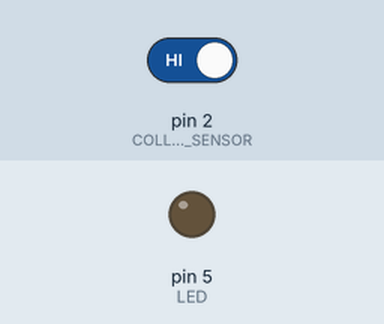
Recording of a sketch running on a simulated Arduino Uno, built with avr-gcc and run on an emulated ATmega328P. On the bench: output pins drawn as LEDs (lit = HIGH). Inputs (shaded band) come from the test bench; at power-on: pin 2 (COLLISION_SENSOR) HIGH.

Above: at 1.2 s.
1.3 s: pin 2 (COLLISION_SENSOR) driven LOW
At 2.4 s:
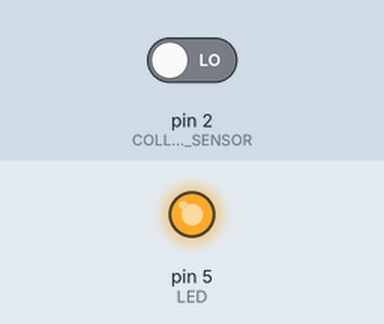
2.9 s: pin 2 (COLLISION_SENSOR) driven HIGH
At 3.9 s:
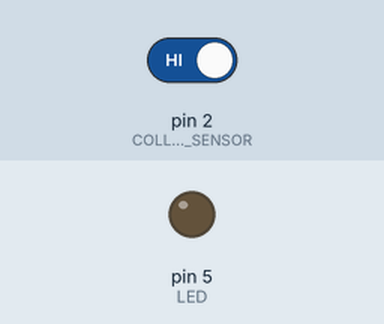
Timing chart, 0 to 5.9 s (numbered marks = the images above; inputs shaded):
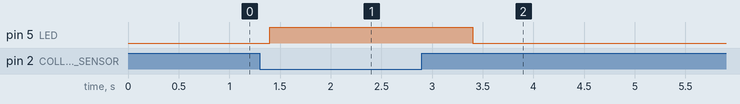

The sketch:

test_collision.ino
```cpp
// Test Grove - Collision Sensor
#define LED 5 //the onboard LED of Arduino or Seeeduino
#define COLLISION_SENSOR 2//collision sensor is connected with D2 of Arduino

void setup()
{
    pins_init();
}

void loop()
{
    if(isTriggered())
    {
        turnOnLED();
        delay(2000);
    }
    else turnOffLED();
}

void pins_init()
{
    pinMode(LED,OUTPUT);
    turnOffLED();
    pinMode(COLLISION_SENSOR,INPUT);
}

boolean isTriggered()
{
    if(!digitalRead(COLLISION_SENSOR))
    {
        delay(100);
        if(!digitalRead(COLLISION_SENSOR))
        return true;//the collision sensor triggers
    }
    return false;
}

void turnOnLED()
{
    digitalWrite(LED,HIGH);//the LED is on
}

void turnOffLED()
{
    digitalWrite(LED,LOW);//the LED is off
}
```

Measured:
- after the input at 1.3 s, pin 5 (LED): LOW → HIGH after 0.10 s
- after the input at 2.9 s, pin 5 (LED): HIGH → LOW after 0.50 s
